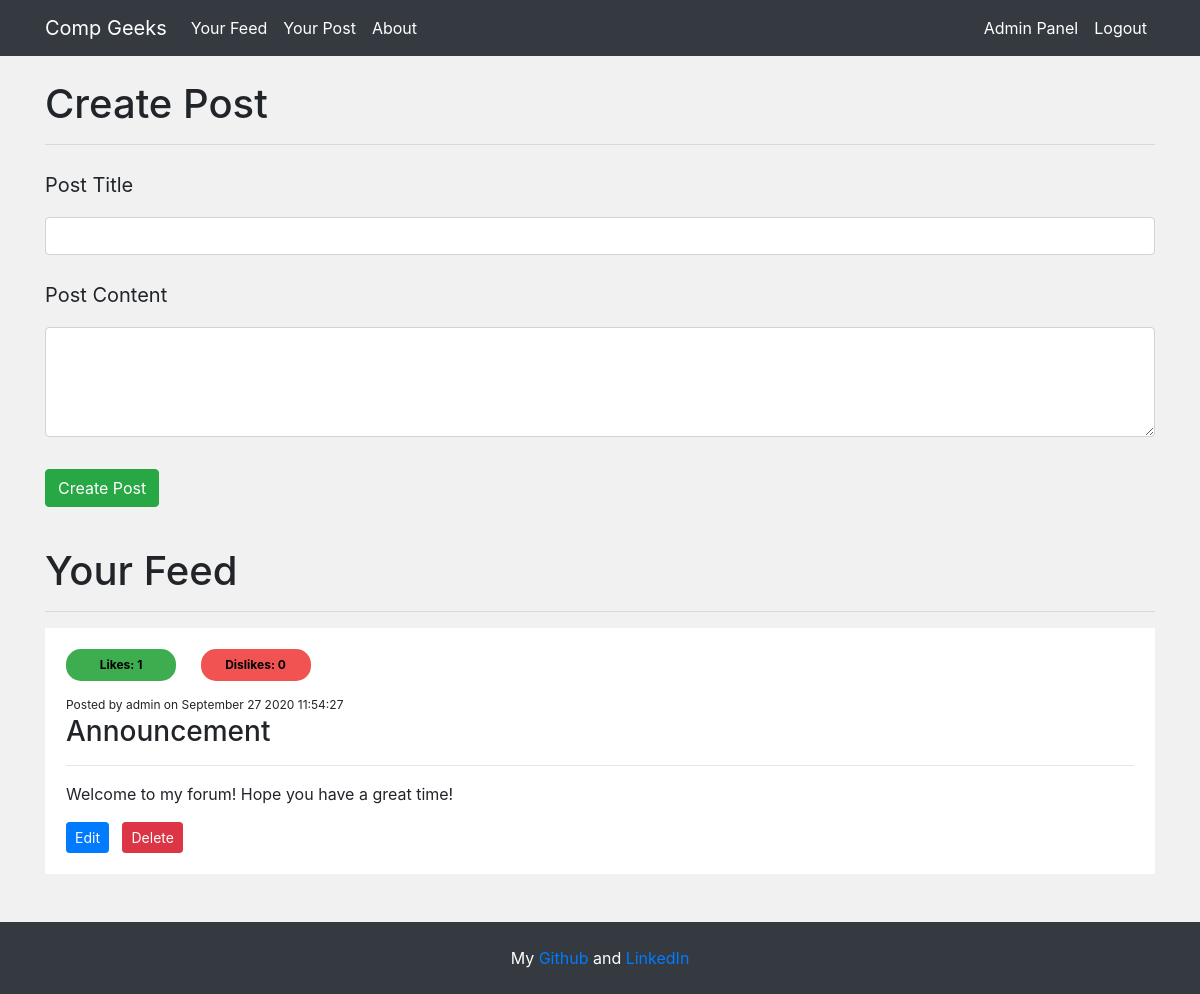
Page /home (signed in) on the earlier database version.
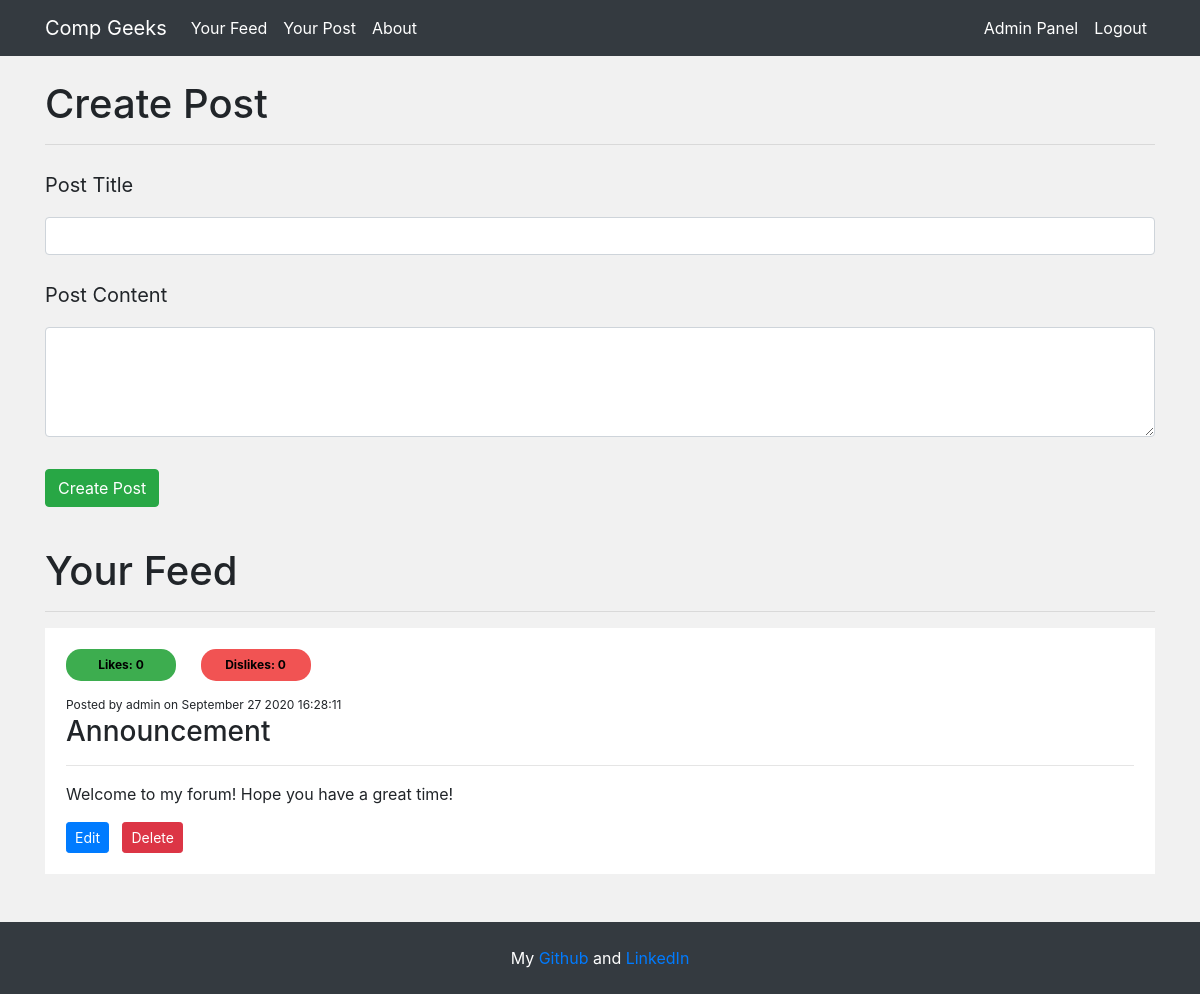
Same page on the later database version.
### app/models.py (models this page shows, shortened)
class PostData(db.Model):
    id = db.Column(db.Integer, primary_key=True)
    title = db.Column(db.String(100), nullable=False)
    content = db.Column(db.Text, nullable=False)
    author = db.Column(db.String(20), nullable=False, default='Unknown')
    date = db.Column(db.DateTime, nullable=False, default=datetime.now)
    likes = db.Column(db.Integer, nullable=False, default=0)
    dislikes = db.Column(db.Integer, nullable=False, default=0)

### app/routes.py (the view)
@app.route('/home', methods=['GET', 'POST'])
@login_required
def home():
    form = CreatePost()
    if form.validate_on_submit():
        new_post = PostData(title=form.title.data,
                            content=form.content.data,
                            author = current_user.username)
        db.session.add(new_post)
        db.session.commit()
        return redirect(url_for('home'))
    else:
        feed_posts = PostData.query.order_by(PostData.likes.desc()).all()
        return render_template("home.html", form=form, feed=feed_posts)

### app/forms.py
class CreatePost(FlaskForm):
    title = StringField('Post Title', validators=[DataRequired(), Length(min=2, max=100)])
    content = TextAreaField('Post Content', validators=[DataRequired(), Length(min=1)])
    submit = SubmitField('Create Post')

### app/models.py (called while the page is built)
@login_manager.user_loader
def load_user(user_id):
    return UserData.query.get(int(user_id))

### app/templates/home.html (shortened to what this page needs)
{% extends 'base.html' %}  {% block body %}
<h1>Create Post</h1>
<hr />
<form method="POST" action="">
  <fieldset class="form-group">
    <div class="form-group">
      {{form.title.label(class="col-form-label-lg")}} {%if form.title.errors%}
      {{form.title(class="form-control is-invalid")}}
      <div class="invalid-feedback">
        {%for error in form.title.errors%}
        <span>{{error}}</span>
        {%endfor%}
      </div>
      {%else%} {{form.title(class="form-control ")}} {%endif%}
    </div>
    <div class="form-group">
      {{form.content.label(class="col-form-label-lg")}}
      {{form.content(class="form-control", rows="4")}}
    </div>
  </fieldset>
  <div class="form-group">{{form.submit(class="btn btn btn-success")}}</div>
</form>
<br />
<h1>Your Feed</h1>
<hr />
{%if feed%} {% for post in feed%}
<div class="post-container" id="{{post.id}}">
  {%if current_user.is_authenticated%}
  <div class="like-bar">
    {%else%}
    <div class="like-bar-view">
      {%endif%}
      <button class="upvote">Likes: {{post.likes}}</button>
      <button class="devote">Dislikes: {{post.dislikes}}</button>
    </div>
    <div
      id="{{post.id}}"
      style="cursor: pointer"
      onclick="window.location='{{url_for('display_post', id=post.id)}}';"
    >
      <small>Posted by {{post.author}} on </small>
      <small class="publish-date">{{post.date}}</small>
      <h3>{{post.title}}</h3>
      <hr />
      <p style="white-space: pre-wrap">{{post.content}}</p>
      {% if current_user.username == post.author or current_user.username ==
      "admin"%}
      <a
        href="{{url_for('edit_post', id=post.id)}}"
        class="btn btn-primary btn-sm"
        >Edit</a
      >
      <a
        href="{{url_for('delete_post', id=post.id)}}"
        class="btn btn-danger btn-sm"
        >Delete</a
      >
      {%endif%}
    </div>
  </div>
  <br />
  {%endfor%} {%else%}
  <i> No posts in feed</i>
  <br />
  <br />
  {%endif%} {% endblock %}

Differences in the rows shown:
changed PostData "Announcement": likes "1" → "0"
Other differences:
text written by a page script: "September 27 2020 11:54:27" → "September 27 2020 16:28:11"
